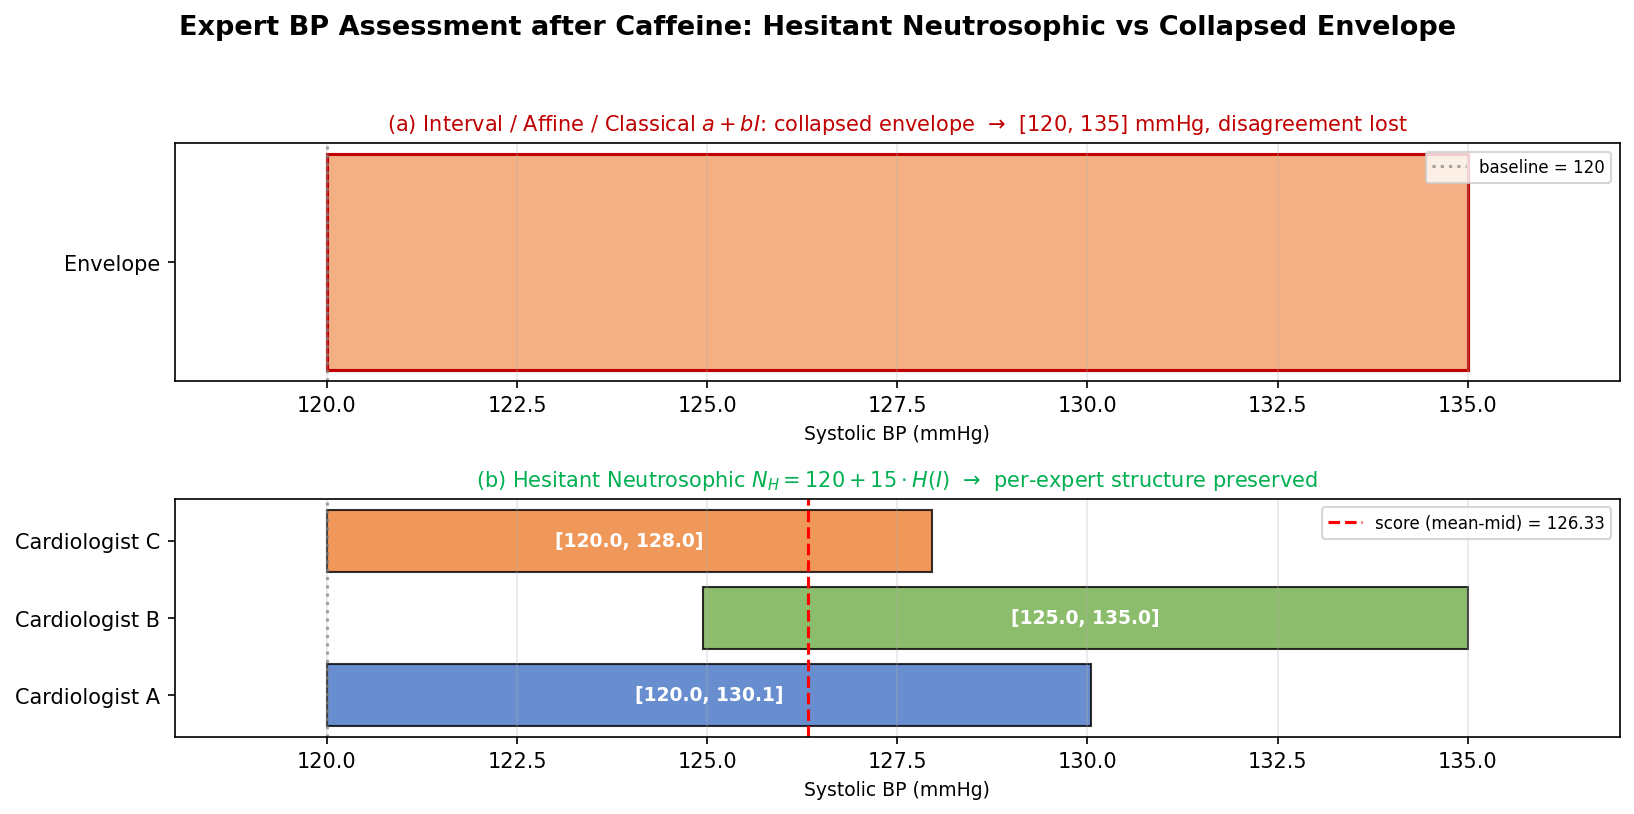

Write the Python code that produced this figure.
"""
Figure 2: Hesitant Neutrosophic representation of the 3 cardiologists.
Shows how hesitant structure preserves expert-level disagreement, vs the
collapsed envelope that interval / affine / classical neutrosophic would yield.
"""
import sys, os
sys.path.insert(0, os.path.join(os.path.dirname(__file__), ".."))

import matplotlib
matplotlib.use("Agg")
import matplotlib.pyplot as plt
from lib import HesitantNeutrosophic

OUT = os.path.join(os.path.dirname(__file__), "fig2_hesitant.png")

# 3 experts, baseline 120, b=15
N_H = HesitantNeutrosophic(120, 15, [(0.0, 0.67), (0.33, 1.0), (0.0, 0.53)])
expert_names = ["Cardiologist A", "Cardiologist B", "Cardiologist C"]
expert_ranges = N_H.expert_ranges()
colors = ['#4472C4', '#70AD47', '#ED7D31']

fig, axes = plt.subplots(2, 1, figsize=(11, 5.5))
fig.suptitle("Expert BP Assessment after Caffeine: Hesitant Neutrosophic vs Collapsed Envelope",
             fontsize=13, fontweight='bold')

# ---- top: collapsed envelope (what interval / affine / a+bI would see) ----
ax = axes[0]
ax.set_title("(a) Interval / Affine / Classical $a+bI$: collapsed envelope  →  [120, 135] mmHg, disagreement lost",
             fontsize=10, color='#C00000')
env_lo, env_hi = N_H.range()
ax.barh([0], [env_hi - env_lo], left=env_lo, color='#F4B084', edgecolor='#C00000', linewidth=1.5)
ax.set_yticks([0])
ax.set_yticklabels(['Envelope'])
ax.set_xlim(118, 137)
ax.set_xlabel("Systolic BP (mmHg)", fontsize=9)
ax.grid(alpha=0.3, axis='x')
ax.axvline(120, color='gray', linestyle=':', alpha=0.7, label='baseline = 120')
ax.legend(loc='upper right', fontsize=8)

# ---- bottom: hesitant structure preserves each expert ----
ax = axes[1]
ax.set_title(f"(b) Hesitant Neutrosophic $N_H = 120 + 15 \\cdot H(I)$  →  per-expert structure preserved",
             fontsize=10, color='#00B050')
for i, ((lo, hi), name, color) in enumerate(zip(expert_ranges, expert_names, colors)):
    ax.barh([i], [hi - lo], left=lo, color=color, edgecolor='black', linewidth=1, alpha=0.8)
    ax.text((lo + hi) / 2, i, f"[{lo:.1f}, {hi:.1f}]", ha='center', va='center',
            fontsize=9, fontweight='bold', color='white')
ax.set_yticks(range(len(expert_names)))
ax.set_yticklabels(expert_names)
ax.set_xlim(118, 137)
ax.set_xlabel("Systolic BP (mmHg)", fontsize=9)
ax.grid(alpha=0.3, axis='x')
ax.axvline(120, color='gray', linestyle=':', alpha=0.7)
ax.axvline(N_H.score('mean_mid'), color='red', linestyle='--', linewidth=1.5,
           label=f'score (mean-mid) = {N_H.score("mean_mid"):.2f}')
ax.legend(loc='upper right', fontsize=8)

plt.tight_layout(rect=[0, 0, 1, 0.95])
plt.savefig(OUT, dpi=150, bbox_inches='tight')
print(f"Saved: {OUT}")
